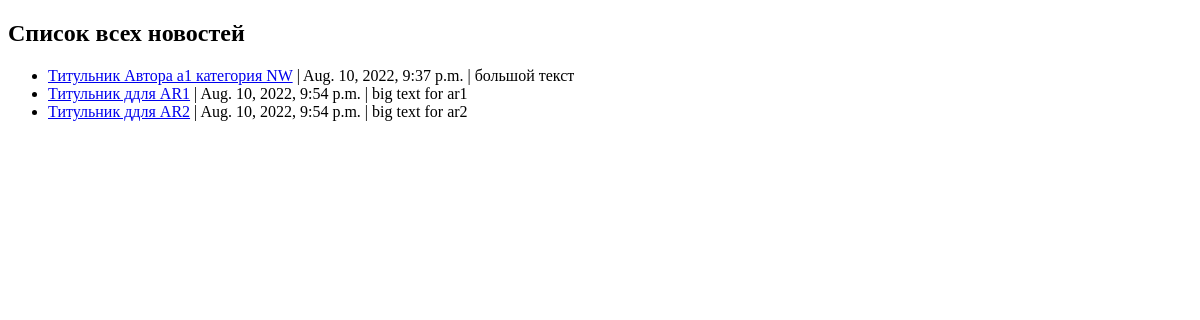
The page /news/ on the database as committed earlier.
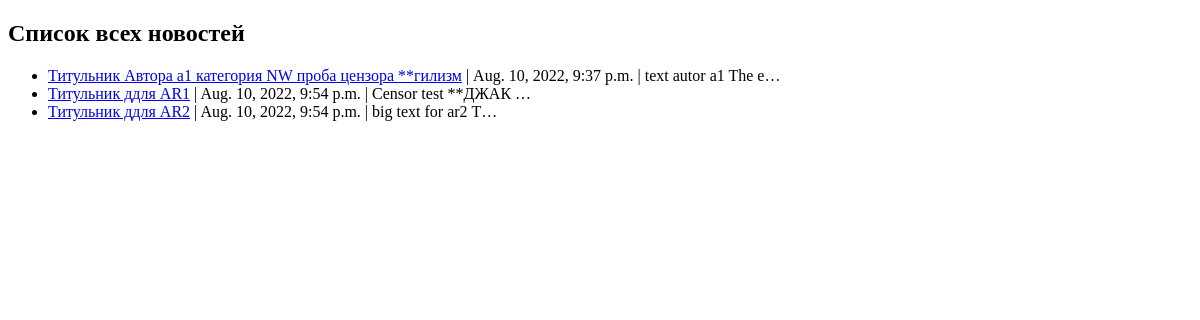
The same page on the database as committed later.
### news/models.py (models this page shows, shortened)
class Post(models.Model):
    author = models.ForeignKey(Author, on_delete=models.CASCADE)
    NEWS = 'NW'
    ARTICLE = 'AR'
    CATEGORY_CHOICES = (
        (NEWS, 'Новость'),
        (ARTICLE, 'Статья')
    )
    categoryType = models.CharField(max_length=2, choices=CATEGORY_CHOICES, default=ARTICLE)
    dateCreation = models.DateTimeField(auto_now_add=True)
    postCategory = models.ManyToManyField(Category, through='PostCategory')
    title = models.CharField(max_length=128)
    text = models.TextField()
    rating = models.SmallIntegerField(default=0)
    def get_url(self):
        return reverse('news_detail',args=[self.id])

### news/views.py (the view)
# urls.py: path('', all_news),
def all_news(request):
    post = Post.objects.order_by('dateCreation')
    return render(request, 'news.html', context={'news': post})

### news/templatetags/custom_filters.py (called while the page is built)
@register.filter()
def censor(text):
   if not isinstance(text,str):
      raise ValueError('Цензор применяеться только к строке')
   text = text.split()
   for n, w in enumerate(text):
      if w.lower().startswith(SAFE_WORDS):
         cen = '**' + w[2:]
         text[n] = cen
   text = ' '.join(text)
   return f'{text}'

### news/templates/news/news.html (shortened to what this page needs)
{%extends 'news/default.html'%}
{% load custom_filters %}
{%block content%}
<h2>Список всех новостей</h2>
<ul>
    {%for new in news%}
    <li><a href="{{new.get_url}}">{{new.title|censor}}</a> | {{new.dateCreation}} | {{new.text|truncatechars:20|censor}}
    </li>
    {%endfor%}
</ul>
{%endblock%}

### news/templates/news/default.html (shortened to what this page needs)
<!DOCTYPE html>
<html lang="en">
<head>
</head>
<body>
{%block content%}
{%endblock%}
</body>
</html>

Rows that differ between the two databases and show on the page:
changed Post: title|censor "Титульник Автора а1 категория NW" → "Титульник Автора а1 категория NW проба цензора **гилизм"; text|censor "большой текст" → "text autor a1 The e…"
changed Post "Титульник ддля AR1": text|censor "big text for ar1" → "Censor test **ДЖАК …"
changed Post "Титульник ддля AR2": text|censor "big text for ar2" → "big text for ar2 Т…"
